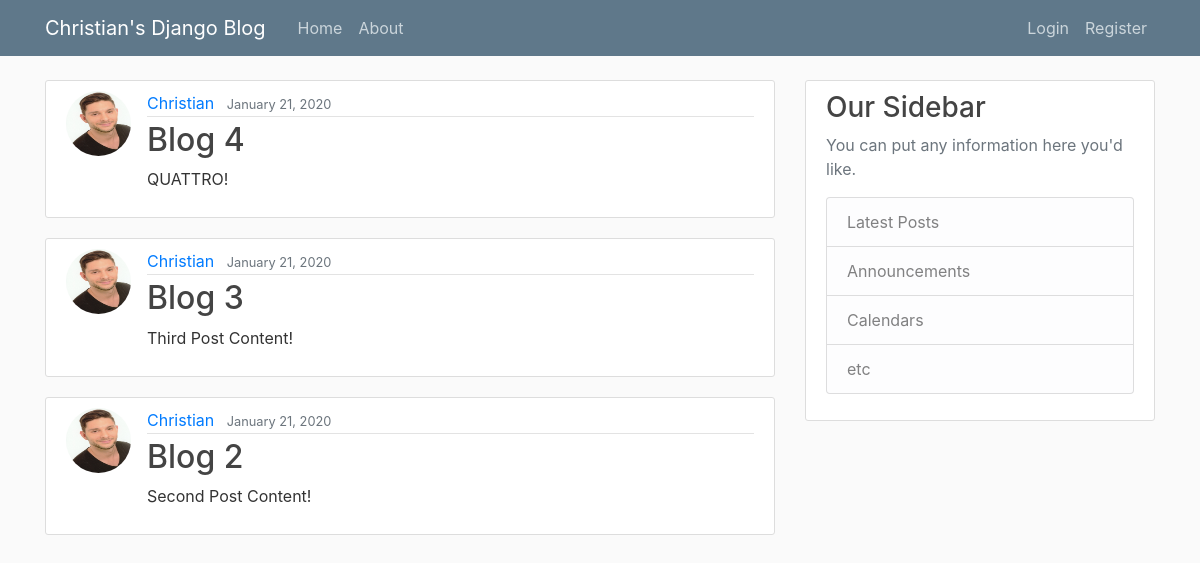
The app's page /, older data.
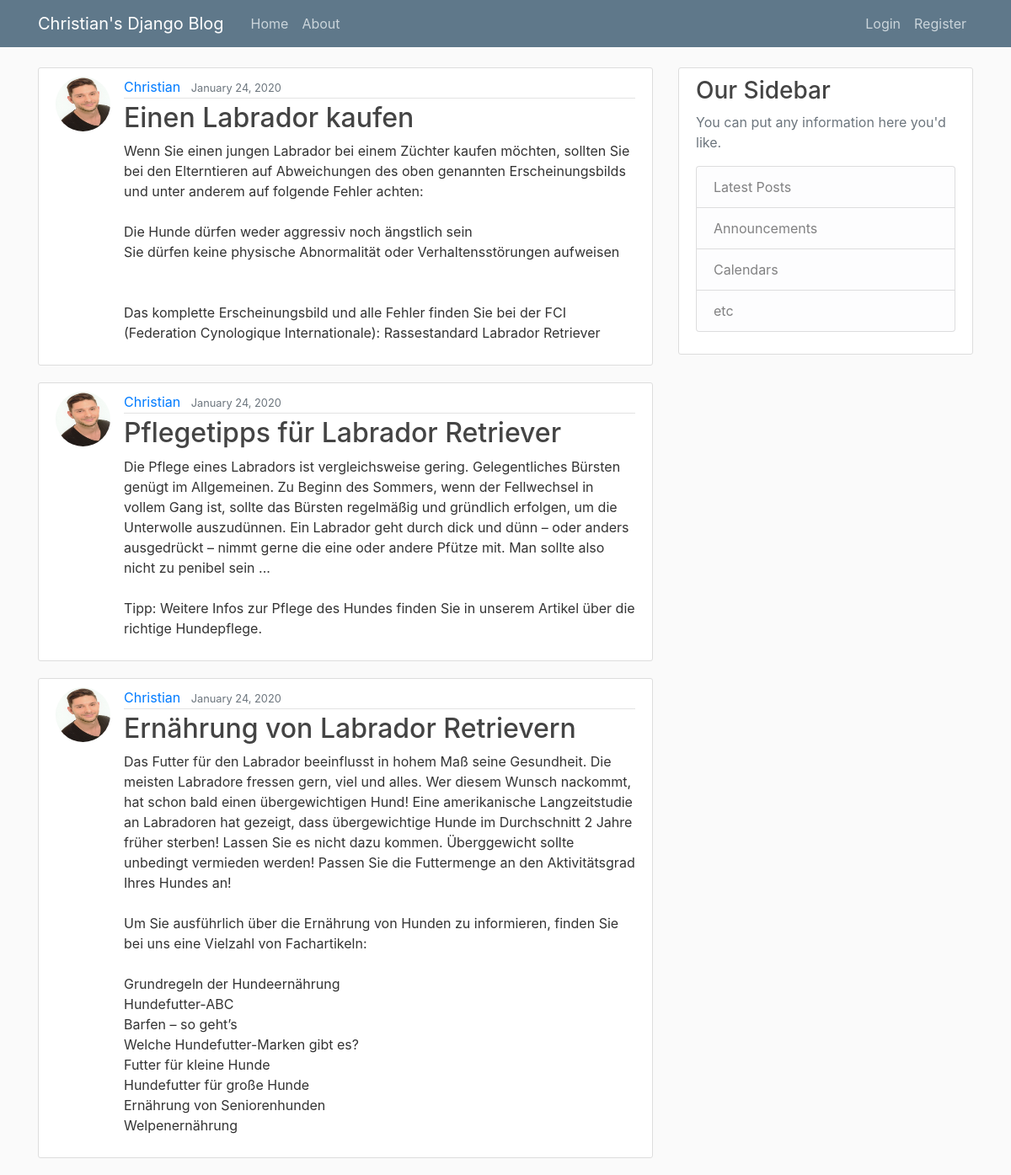
The same page, newer data.
### blog/models.py (models this page shows, shortened)
class Post(models.Model):
	title = models.CharField(max_length=100)
	content = models.TextField()
	date_posted = models.DateTimeField(default=timezone.now)
	author = models.ForeignKey(User, on_delete=models.CASCADE)

### users/models.py (models this page shows, shortened)
class Profile(models.Model):
	user = models.OneToOneField(User, on_delete=models.CASCADE)
	image = models.ImageField(default='default.jpg', upload_to='profile_pics')

### blog/views.py (the view)
# urls.py: path('', PostListView.as_view(), name='blog-home'),
class PostListView(ListView):
	model = Post
	template_name ='blog/home.html' # <app>/model>_<viewtype>.html
	context_object_name = 'posts'
	ordering = ['-date_posted']
	paginate_by = 3

### blog/templates/blog/home.html
	{% extends "blog/base.html" %}
	{% block content %}
		{% for post  in posts %}
		<article class="media content-section">
      <img class="rounded-circle article-img"src="{{ post.author.profile.image.url }}">
  		<div class="media-body">
    		<div class="article-metadata">
     		 <a class="mr-2" href="#">{{ post.author }}</a>
      		<small class="text-muted">{{ post.date_posted| date:"F d, Y"}}</small>
    	</div>
    	<h2><a class="article-title" href="{% url 'post-detail' post.id %}">{{ post.title }}</a></h2>
   	 <p class="article-content">{{ post.content }}</p>
  </div>
</article>
		{% endfor %}
	{% endblock content%}

Row changes from the older to the newer data that the page shows:
no longer on this page (row unchanged): Post: author.profile.image (picture), author "Christian", date_posted "January 21, 2020", title "Blog 4", content "QUATTRO!"
no longer on this page (row unchanged): Post: author.profile.image (picture), author "Christian", date_posted "January 21, 2020", title "Blog 3", content "Third Post Content!"
no longer on this page (row unchanged): Post: author.profile.image (picture), author "Christian", date_posted "January 21, 2020", title "Blog 2", content "Second Post Content!"
added Post: author.profile.image (picture), author "Christian", date_posted "January 24, 2020", title "Einen Labrador kaufen", content "Wenn Sie einen jungen Labrador bei einem Züchter kaufen möchten, sollten Sie bei den Elterntieren auf Abweichungen des oben genannten Erscheinungsbilds und unter anderem auf folgende Fehler achten: Die Hunde dürfen weder aggressiv noch ängstlich sein Sie dürfen keine physische Abnormalität oder Verhaltensstörungen aufweisen Das komplette Erscheinungsbild und alle Fehler finden Sie bei der FCI (Federation Cynologique Internationale): Rassestandard Labrador Retriever"
added Post: author.profile.image (picture), author "Christian", date_posted "January 24, 2020", title "Pflegetipps für Labrador Retriever", content "Die Pflege eines Labradors ist vergleichsweise gering. Gelegentliches Bürsten genügt im Allgemeinen. Zu Beginn des Sommers, wenn der Fellwechsel in vollem Gang ist, sollte das Bürsten regelmäßig und gründlich erfolgen, um die Unterwolle auszudünnen. Ein Labrador geht durch dick und dünn – oder anders ausgedrückt – nimmt gerne die eine oder andere Pfütze mit. Man sollte also nicht zu penibel sein ... Tipp: Weitere Infos zur Pflege des Hundes finden Sie in unserem Artikel über die richtige Hundepflege."
added Post: author.profile.image (picture), author "Christian", date_posted "January 24, 2020", title "Ernährung von Labrador Retrievern", content "Das Futter für den Labrador beeinflusst in hohem Maß seine Gesundheit. Die meisten Labradore fressen gern, viel und alles. Wer diesem Wunsch nackommt, hat schon bald einen übergewichtigen Hund! Eine amerikanische Langzeitstudie an Labradoren hat gezeigt, dass übergewichtige Hunde im Durchschnitt 2 Jahre früher sterben! Lassen Sie es nicht dazu kommen. Überggewicht sollte unbedingt vermieden werden! Passen Sie die Futtermenge an den Aktivitätsgrad Ihres Hundes an! Um Sie ausführlich über die Ernährung von Hunden zu informieren, finden Sie bei uns eine Vielzahl von Fachartikeln: Grundregeln der Hundeernährung Hundefutter-ABC Barfen – so geht’s Welche Hundefutter-Marken gibt es? Futter für…"
